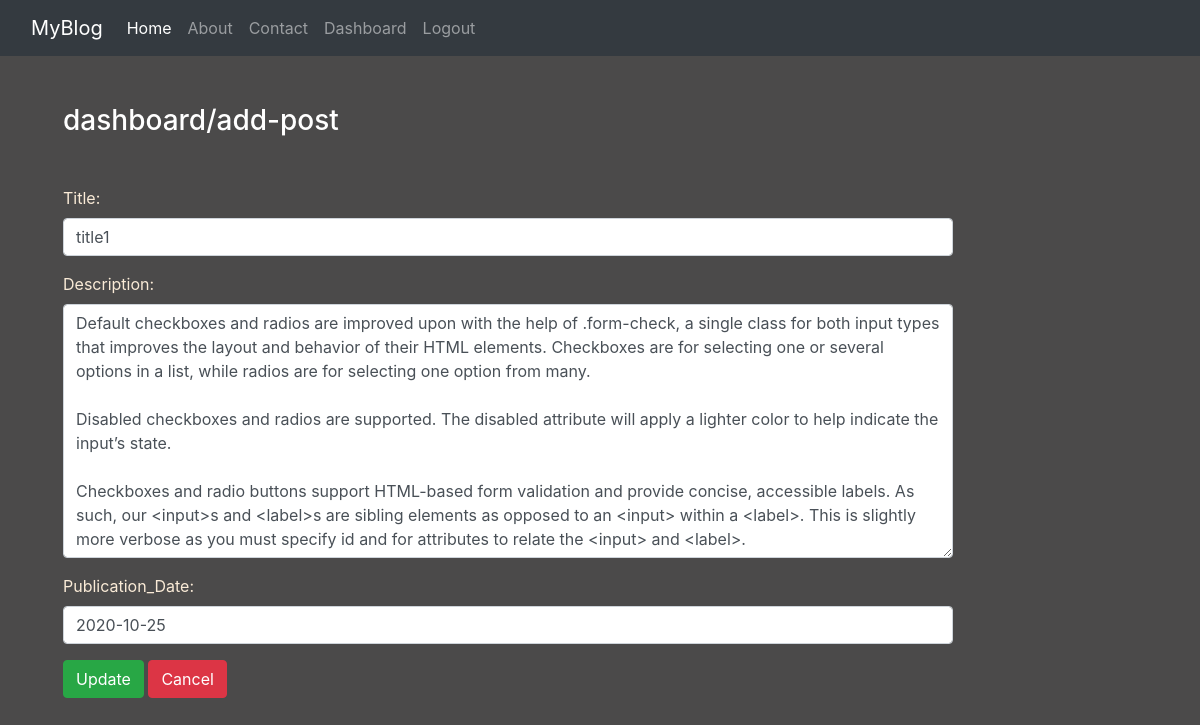
The page /updatepost/1/ (signed in) on the database its author committed.
### blog/models.py (models this page shows, shortened)
class Post(models.Model):
    title = models.CharField(max_length=150)
    desc = models.TextField()
    pub_date = models.DateField(default=datetime.now())

### blog/views.py (the view)
# urls.py: path('updatepost/<int:id>/', views.update_post, name='updatepost'),
def update_post(request, id):
    if request.user.is_authenticated:
        if request.method == "POST":
            pi = Post.objects.get(pk=id)
            form = PostForm(request.POST, instance=pi)
            if form.is_valid():
                form.save()
        else:
            pi = Post.objects.get(pk=id)
            form = PostForm(instance=pi)
        return render(request, 'blog/updatepost.html', {'form': form})
    else:
        return HttpResponseRedirect('/login/')

### blog/forms.py
class PostForm(forms.ModelForm):
    class Meta:
        model = Post
        fields = ['title', 'desc', 'pub_date']
        labels = {'title': 'Title', 'desc': 'Description', 'pub_date': 'Publication_Date'}
        widgets = {'title': forms.TextInput(attrs={'class': 'form-control'}),
                   'desc': forms.Textarea(attrs={'class': 'form-control'}),
                   'pub_date': forms.DateInput(attrs={'class': 'form-control'})}

### blog/templates/blog/updatepost.html (shortened to what this page needs)
{% extends 'blog/base.html' %}
{% load static %}
{% block content %}
 <div class="col-sm-10">
     <h3 class="text-white my-5">dashboard/add-post</h3>
     <form action="" method="post" novalidate>
         {{form.as_p}}
         <input type="submit" class="btn btn-success" value="Update">
         <a href="{% url 'dashboard' %}" class="btn btn-danger">Cancel</a>
     </form>
 </div>
{% endblock content %}

### blog/static/blog/css/style.css (style rules this page uses)
body { background-color:rgb(75,74,74); color:antiquewhite; }

### rows shown on the page
Post: title "title1", desc "Default checkboxes and radios are improved upon with the help of .form-check, a single class for both input types that improves the layout and behavior of their HTML elements. Checkboxes are for selecting one or several options in a list, while radios are for selecting one option from many. Disabled checkboxes and radios are supported. The disabled attribute will apply a lighter color to help indicate the input’s state. Checkboxes and radio buttons support HTML-based form validation and provide concise, accessible labels. As such, our <input>s and <label>s are sibling elements as opposed to an <input> within a <label>. This is slightly more verbose as you must specify id and for attributes…", pub_date "2020-10-25"
